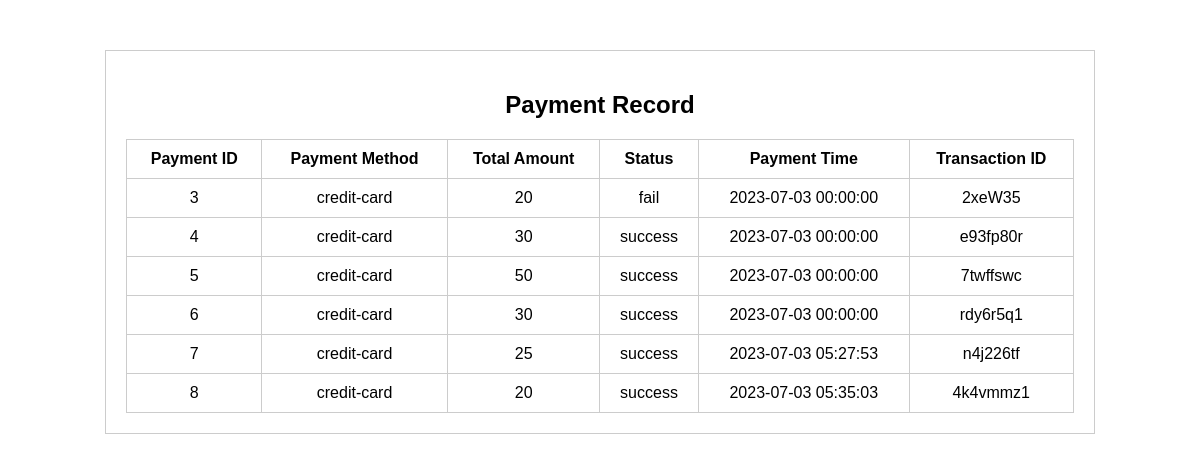
Page /payment_record.php (signed in) on the committed database.
### tables this page shows
CREATE TABLE IF NOT EXISTS `payment` (
  `PaymentID` int NOT NULL AUTO_INCREMENT,
  `paymentMethod` varchar(20) NOT NULL,
  `total` int NOT NULL,
  `status` varchar(50) DEFAULT NULL,
  `payDT` datetime DEFAULT NULL,
  `expiryDate` varchar(10) DEFAULT NULL,
  `authorizedCode` varchar(10) DEFAULT NULL,
  `eNoticeNumber` varchar(10) NOT NULL,
  `studentRegNumber` int NOT NULL,
  PRIMARY KEY (`PaymentID`)
);

### payment_record.php (the view, shortened to what this page needs)
<?php
require_once 'connectdb.php';
$studentno = $_SESSION['loginID'];
$sql = "SELECT * FROM payment WHERE studentRegNumber = ?";
$stmt = $pdo->prepare($sql);
$stmt->execute([$studentno]);
$payments = $stmt->fetchAll(PDO::FETCH_ASSOC);
?>
<!DOCTYPE html>
<html>
<head>
</head>
<body>
    <div class="payment-record">
        <h2>Payment Record</h2>
        <table>
            <tr>
                <th>Payment ID</th>
                <th>Payment Method</th>
                <th>Total Amount</th>
                <th>Status</th>
                <th>Payment Time</th>
                <th>Transaction ID</th>
            </tr>
            <?php foreach ($payments as $payment): ?>
                <tr>
                    <td><?php echo $payment['PaymentID']; ?></td>
                    <td><?php echo $payment['paymentMethod']; ?></td>
                    <td><?php echo $payment['total']; ?></td>
                    <td><?php echo $payment['status']; ?></td>
                    <td><?php echo $payment['payDT']; ?></td>
                    <td><?php echo $payment['authorizedCode']; ?></td>
                </tr>
            <?php endforeach; ?>
        </table>
    </div>
</body>
</html>

### payment_record.php (style rules this page uses)
.payment-record { width: 80%; margin: 50px auto; padding: 20px; border: 1px solid #ccc; font-family: Arial, sans-serif; }
.payment-record h2 { text-align: center; }
.payment-record table { width: 100%; border-collapse: collapse; margin-top: 20px; }
.payment-record th, .payment-record td { padding: 10px; text-align: center; border: 1px solid #ccc; }

### rows in the picture
payment: PaymentID "3", paymentMethod "credit-card", total "20", status "fail", payDT "2023-07-03 00:00:00", authorizedCode "2xeW35"
payment: PaymentID "4", paymentMethod "credit-card", total "30", status "success", payDT "2023-07-03 00:00:00", authorizedCode "e93fp80r"
payment: PaymentID "5", paymentMethod "credit-card", total "50", status "success", payDT "2023-07-03 00:00:00", authorizedCode "7twffswc"
payment: PaymentID "6", paymentMethod "credit-card", total "30", status "success", payDT "2023-07-03 00:00:00", authorizedCode "rdy6r5q1"
payment: PaymentID "7", paymentMethod "credit-card", total "25", status "success", payDT "2023-07-03 05:27:53", authorizedCode "n4j226tf"
payment: PaymentID "8", paymentMethod "credit-card", total "20", status "success", payDT "2023-07-03 05:35:03", authorizedCode "4k4vmmz1"
